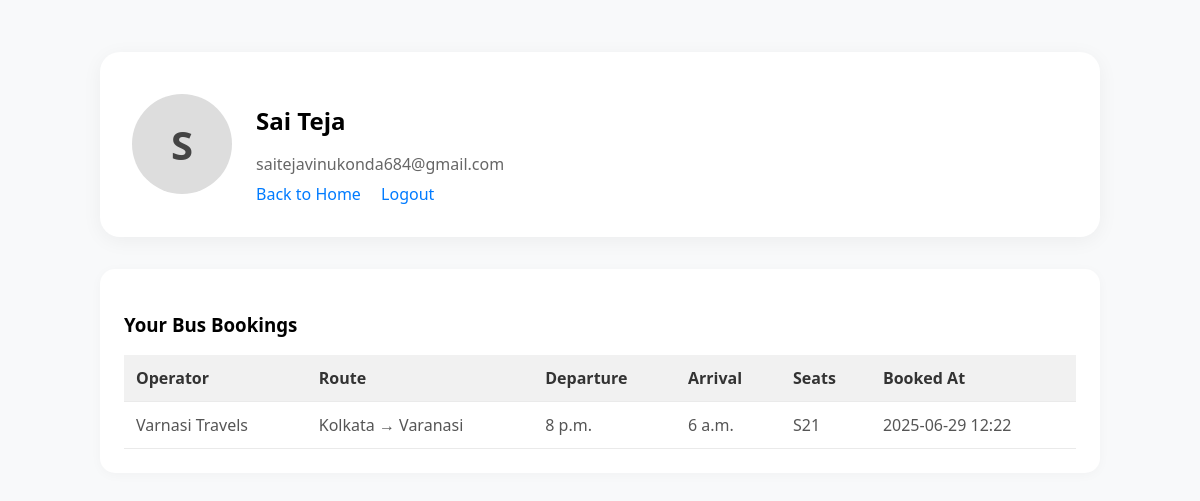
/profile/ (signed in), run on the app's committed database.
### Travel/models.py (models this page shows, shortened)
class CustomUser(models.Model):
    username = models.CharField(max_length=150, unique=True)
    email = models.EmailField(unique=True)
    password = models.CharField(max_length=128)
    otp = models.IntegerField(null=True, blank=True)

class Booking(models.Model):
    bus = models.ForeignKey(Bus, on_delete=models.CASCADE)
    seats = models.ManyToManyField(Seat)
    user = models.ForeignKey(CustomUser, on_delete=models.SET_NULL, null=True, blank=True)
    booked_at = models.DateTimeField(auto_now_add=True)

class Bus(models.Model):
    operator = models.CharField(max_length=100)
    source = models.CharField(max_length=100)
    destination = models.CharField(max_length=100)
    departure_time = models.TimeField()
    arrival_time = models.TimeField()
    price = models.DecimalField(max_digits=6, decimal_places=2)

class Seat(models.Model):
    bus = models.ForeignKey(Bus, on_delete=models.CASCADE)
    seat_number = models.CharField(max_length=10)
    is_booked = models.BooleanField(default=False)

### Travel/views.py (the view)
# urls.py: path('profile/',views.profile_view,name='profile_view'),
def profile_view(request):
    user_id = request.session.get('user_id')
    if not user_id:
        return redirect('login_view')
    try:
        user = CustomUser.objects.get(id=user_id)
        bookings = Booking.objects.filter(user=user).select_related('bus')
    except CustomUser.DoesNotExist:
        return redirect('login_view')
    return render(request, 'profile.html', {'user': user, 'bookings': bookings})

### Travel/templates/profile.html (shortened to what this page needs)
{% load static %}
<!DOCTYPE html>
<html lang="en">
<head>
  <link rel="stylesheet" href="{% static 'css/styles.css' %}">
</head>
<body>
  <div class="container">
    <div class="profile-card">
      <div class="avatar">{{ user.username|first|upper }}</div>
      <div class="user-info">
        <h2>{{ user.username }}</h2>
        <p>{{ user.email }}</p>
        <div class="actions">
          <a href="{% url 'home' %}">Back to Home</a>
          <a href="{% url 'logout_view' %}">Logout</a>
        </div>
      </div>
    </div>
    <div class="table-wrapper">
      <h3>Your Bus Bookings</h3>
      {% if bookings %}
        <table class="table">
          <thead>
            <tr>
              <th>Operator</th>
              <th>Route</th>
              <th>Departure</th>
              <th>Arrival</th>
              <th>Seats</th>
              <th>Booked At</th>
            </tr>
          </thead>
          <tbody>
            {% for booking in bookings %}
              <tr>
                <td>{{ booking.bus.operator }}</td>
                <td>{{ booking.bus.source }} → {{ booking.bus.destination }}</td>
                <td>{{ booking.bus.departure_time }}</td>
                <td>{{ booking.bus.arrival_time }}</td>
                <td>
                  {% for seat in booking.seats.all %}
                    {{ seat.seat_number }}{% if not forloop.last %}, {% endif %}
                  {% endfor %}
                </td>
                <td>{{ booking.booked_at|date:"Y-m-d H:i" }}</td>
              </tr>
            {% endfor %}
          </tbody>
        </table>
      {% else %}
        <p class="no-bookings">You have no bus bookings yet.</p>
      {% endif %}
    </div>
  </div>
</body>
</html>

### Travel/static/css/styles.css (style rules this page uses)
body { font-family: Arial, sans-serif; margin: 20px; background-color: #f4f4f4; }

### Travel/templates/profile.html (style rules this page uses)
body { background-color: #f8f9fa; font-family: 'Segoe UI', Tahoma, Geneva, Verdana, sans-serif; }
.container { max-width: 1000px; margin: auto; padding: 2rem; }
.profile-card { background: #fff; padding: 2rem; border-radius: 20px; box-shadow: 0 4px 20px rgba(0, 0, 0, 0.05); display: flex; align-items: center; gap: 1.5rem; margin-bottom: 2rem; }
.avatar { width: 100px; height: 100px; border-radius: 50%; background: #ddd; display: flex; justify-content: center; align-items: center; font-size: 2.5rem; font-weight: bold; color: #444; }
.user-info h2 { margin-bottom: 0.25rem; font-weight: 600; }
.user-info p { color: #666; margin-bottom: 0.5rem; }
.actions a { color: #007bff; text-decoration: none; margin-right: 1rem; }
.table-wrapper { background: #fff; padding: 1.5rem; border-radius: 15px; box-shadow: 0 2px 12px rgba(0, 0, 0, 0.03); }
.table { width: 100%; border-collapse: collapse; margin-top: 1rem; }
.table th, .table td { padding: 0.75rem; text-align: left; border-bottom: 1px solid #eaeaea; }
.table th { background-color: #f1f1f1; color: #333; }
.table td { color: #555; }

### data on the page
CustomUser: username|first "S", username "Sai Teja", email "saitejavinukonda684@gmail.com"
Booking: bus.operator "Varnasi Travels", bus.source "Kolkata", bus.destination "Varanasi", bus.departure_time "8 p.m.", bus.arrival_time "6 a.m.", booked_at "2025-06-29 12:22"
Seat: seat_number "S21"
